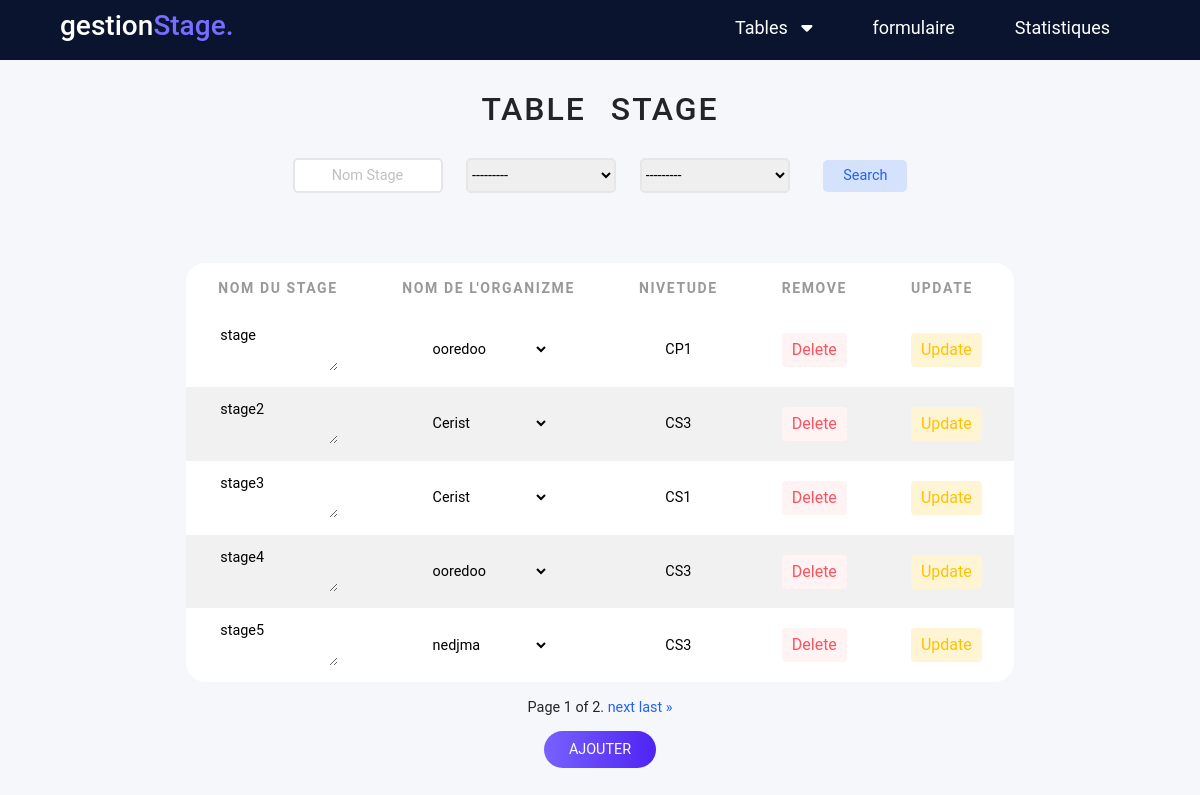
Screenshot of /stage/ with the database file from the repository.
### AppGestion/models.py (models this page shows, shortened)
class Stage (models.Model):
    NomStage = models.CharField(max_length=40)
    NivEtude= models.IntegerField(choices=NIV_ETUDE_STAGE)
    Organisme = models.ForeignKey("Organisme",on_delete=models.CASCADE)
    class Meta:
        ordering = ['NomStage']

class Organisme (models.Model):
    NomOrganisme= models.CharField(max_length=40,primary_key=True)
    typeOr=models.CharField(choices=TYPE_ORGANISME , max_length=30)
    def __str__(self):
        return self.NomOrganisme

### AppGestion/views.py (the view)
# urls.py: path('stage/',views.stage,name='stage'),
def stage(request):
    stages=Stage.objects.all()
    organismes=Organisme.objects.all()
    sta= StageFilter(request.GET, queryset=stages)
    stages=sta.qs
    paginator3= Paginator(stages,5)
    page_number=request.GET.get('page')
    stages=paginator3.get_page(page_number)
    if request.method=="POST":
        formStage     =StageForm(data=request.POST)
        if formStage.is_valid():
            formStage.save()
            return redirect("stage")
    else:
        formStage=StageForm
    return render(request,'stage.html',{'stage':stages,'organismes':organismes,'sta':sta,'formStage':formStage})

### AppGestion/templates/stage.html (shortened to what this page needs)
<!DOCTYPE html>
<html lang="en">
<head>
    <link href="https://cdn.jsdelivr.net/npm/bootstrap@5.1.3/dist/css/bootstrap.min.css" rel="stylesheet"
>
    <link rel="stylesheet" href="https://cdnjs.cloudflare.com/ajax/libs/font-awesome/6.0.0-beta3/css/all.min.css" />
    <link rel="stylesheet" href="/static/style.css">
</head>
<body>
  <div class="menu_bar">
    <h1 class="logo">gestion<span>Stage.</span></h1>
    <ul >
      <li ><a  href="" style="padding-left: 55px;">Tables &nbsp; <i class="fas fa-caret-down"></i></a>
      </li>
      <li ><a  href="{% url 'formulaireStage'%}">formulaire</a></li>
      <li><a href="{% url 'Statistiques'%}">Statistiques</a> </li>
    </ul>
  </div>
     <div class="contenue">
      <h2> table stage </h2>
      <form action="" methode="get">
        {{sta.form}}
        <button class="button" type="submit"> Search </button>
      </form>
      <table >
        <thead>
        <tr>
          <th>Nom du Stage </th>
          <th>Nom de l'Organizme </th>
          <th>NivEtude</th>
          <th>Remove</th>
          <th>Update </th>
        </tr>
      </thead>
        {% for p in stage %}
          <tr>
            <form method ="POST" action="/Update_Stage/{{p.id}}/">
            <td><textarea class="table_input" name="NomStage" >{{p.NomStage}}</textarea></td>
            <td> <select class="table_input" name="Organisme" required id="id_Organisme">
              <option  value="{{p.Organisme.NomOrganisme}}" selected>{{p.Organisme.NomOrganisme}}</option>
            </select></td>
            <td><input class="table_input" style="width:30px;"type= "text" name="NivEtude" value={{p.get_NivEtude_display}}></td>
            <td> <a href="{% url 'delete_stage' p.id %}"  class="btn delete"> Delete </a> </td>
            <td> <input type="submit" value="Update" class="btn update"> </td>
            </form>
           </tr>
       {% endfor %}
      </table>
      <div class="pagination">
        <span class="step-links">
            <span class="current">
                Page {{ stage.number }} of {{ stage.paginator.num_pages }}.
            </span>
            {% if stage.has_next %}
                <a href="?page={{ stage.next_page_number }}" class="control">next</a>
                <a href="?page={{ stage.paginator.num_pages }}" class="control">last &raquo;</a>
            {% endif %}
        </span>
    </div>
    <div class="wrapper s">
        <a href="#ajout-Stage">Ajouter</a>
      </div>
 </div>
</body>
</html>

### AppGestion/static/style.css (style rules this page uses)
body { font-size: 0.9rem; font-family: 'Roboto', sans-serif; background-color: #f6f7fb; }
.wrapper { margin-top: 20px; }
.wrapper a { background: rgb(119,98,254); background: linear-gradient(90deg, rgba(119,98,254,1) 0%, rgba(79,35,243,1) 100%); text-decoration: none; padding: 10px 25px; border-radius: 50px; text-transform: uppercase; color:#fff; }
.button { background-color: #d4e2fd; color: #2463ec; padding: 5px 20px; border: none; border-radius:5px; margin-left: 10px; }
h2 { margin-top: 90px; margin-bottom: 30px; word-spacing: 15px; letter-spacing: 2px; text-transform: uppercase; }
table { margin-top: 50px; margin-bottom: 15px; border-collapse: collapse; border-radius: 20px; background-color: white; text-align: left; overflow: hidden; }
tr:nth-child(even) { background-color: #f1f1f1; }
thead { height: 50px; background-color: #fff; color: #000; }
th { font-size: 14px; padding: 5px 2rem ; text-transform: uppercase; letter-spacing: 0.1rem; font-weight:bold; color: #999; }
td { padding: 10px 2rem; text-align: center; }
.btn { padding: 5px 10px; border: none; text-decoration: none; }
.btn.update { background-color:#fff5d5 ; color: #fec200; }
.btn.delete { background-color: #fff3f4; color: #fb5360; }
.contenue { display: flex; justify-content: center; align-items: center; flex-direction: column; }
.menu_bar { margin: 0; height:60px; width: 100%; display: flex; align-items: center; justify-content: space-between; padding: 0 5%; background-color:#0a142f; position: fixed; top :0; }
.logo { color: rgb(255, 255, 255) ; font-size: 28px; }
.logo span { color: #796dff; }
.menu_bar ul { list-style: none; display: flex; padding-top: 10px; }
.menu_bar ul li { padding: 10px 30px; }
.menu_bar ul li a { color: white; text-decoration: none; font-size: 18px; transition: all 0.3s; }
.table_input { border: none; background:none; width: 120px; }
.control { text-decoration: none; color: #2463ec; }
.input_filter { border: #e6e6e6 2px solid; margin-bottom: 20px; width: 150px; height: 35px; border-radius: 5px ; margin-right:20px; outline: none; }

### rows the page displays
Stage: NomStage "stage", Organisme "ooredoo", NivEtude "CP1"
Stage: NomStage "stage2", Organisme "Cerist", NivEtude "CS3"
Stage: NomStage "stage3", Organisme "Cerist", NivEtude "CS1"
Stage: NomStage "stage4", Organisme "ooredoo", NivEtude "CS3"
Stage: NomStage "stage5", Organisme "nedjma", NivEtude "CS3"

### other values shown
{{ stage.number }} "1"
{{ stage.paginator.num_pages }} "2"
